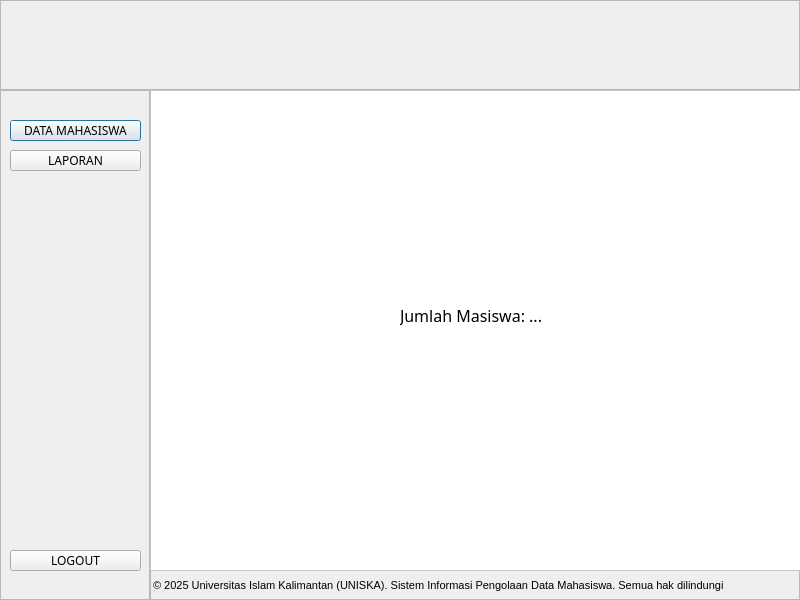
<?xml version="1.0" encoding="UTF-8"?>
<ui version="4.0">
 <class>Dialog</class>
 <widget class="QDialog" name="Dialog">
  <property name="geometry">
   <rect>
    <x>0</x>
    <y>0</y>
    <width>800</width>
    <height>600</height>
   </rect>
  </property>
  <property name="windowTitle">
   <string>Dialog</string>
  </property>
  <widget class="QFrame" name="frame">
   <property name="geometry">
    <rect>
     <x>0</x>
     <y>0</y>
     <width>800</width>
     <height>600</height>
    </rect>
   </property>
   <property name="styleSheet">
    <string notr="true"/>
   </property>
   <property name="frameShape">
    <enum>QFrame::StyledPanel</enum>
   </property>
   <property name="frameShadow">
    <enum>QFrame::Raised</enum>
   </property>
   <widget class="QFrame" name="frame_2">
    <property name="geometry">
     <rect>
      <x>0</x>
      <y>0</y>
      <width>800</width>
      <height>90</height>
     </rect>
    </property>
    <property name="frameShape">
     <enum>QFrame::StyledPanel</enum>
    </property>
    <property name="frameShadow">
     <enum>QFrame::Raised</enum>
    </property>
    <widget class="QLabel" name="label">
     <property name="geometry">
      <rect>
       <x>0</x>
       <y>0</y>
       <width>800</width>
       <height>90</height>
      </rect>
     </property>
     <property name="styleSheet">
      <string notr="true">border-image: url(:/images/img/header.png);</string>
     </property>
     <property name="text">
      <string/>
     </property>
    </widget>
   </widget>
   <widget class="QFrame" name="frame_3">
    <property name="geometry">
     <rect>
      <x>0</x>
      <y>90</y>
      <width>150</width>
      <height>511</height>
     </rect>
    </property>
    <property name="frameShape">
     <enum>QFrame::StyledPanel</enum>
    </property>
    <property name="frameShadow">
     <enum>QFrame::Raised</enum>
    </property>
    <widget class="QLabel" name="label_2">
     <property name="geometry">
      <rect>
       <x>0</x>
       <y>0</y>
       <width>150</width>
       <height>511</height>
      </rect>
     </property>
     <property name="styleSheet">
      <string notr="true">border-image: url(:/images/img/Navbar.png);</string>
     </property>
     <property name="text">
      <string/>
     </property>
    </widget>
    <widget class="QPushButton" name="pushButton">
     <property name="geometry">
      <rect>
       <x>10</x>
       <y>30</y>
       <width>131</width>
       <height>21</height>
      </rect>
     </property>
     <property name="font">
      <font>
       <family>Poppins</family>
       <pointsize>9</pointsize>
       <weight>50</weight>
       <italic>false</italic>
       <bold>false</bold>
      </font>
     </property>
     <property name="styleSheet">
      <string notr="true">font: 9pt &quot;Poppins&quot;;

QPushButton #pushButton {
    background-color: qlineargradient(
        spread:pad, 
        x1:0, y1:0, 
        x2:1, y2:0, 
        stop:0 rgba(11, 131, 120, 219), 
        stop:1 rgba(85, 98, 112, 226)
    );
    color: rgba(255, 255, 255, 210);
    border-radius: 5px;
    border: none;
}

QPushButton #pushButton:hover {
    background-color: qlineargradient(
        spread:pad, 
        x1:0, y1:0, 
        x2:1, y2:0, 
        stop:0 rgba(150, 123, 111, 219), 
        stop:1 rgba(85, 81, 84, 226)
    );
}

QPushButton #pushButton:pressed {
    padding-left: 5px;
    padding-top: 5px;
    background-color: rgba(150, 123, 111, 255);
}</string>
     </property>
     <property name="text">
      <string>DATA MAHASISWA</string>
     </property>
    </widget>
    <widget class="QPushButton" name="pushButton_2">
     <property name="geometry">
      <rect>
       <x>10</x>
       <y>60</y>
       <width>131</width>
       <height>21</height>
      </rect>
     </property>
     <property name="font">
      <font>
       <family>Poppins</family>
       <pointsize>9</pointsize>
       <weight>50</weight>
       <italic>false</italic>
       <bold>false</bold>
      </font>
     </property>
     <property name="styleSheet">
      <string notr="true">font: 9pt &quot;Poppins&quot;;

QPushButton #pushButton {
    background-color: qlineargradient(
        spread:pad, 
        x1:0, y1:0, 
        x2:1, y2:0, 
        stop:0 rgba(11, 131, 120, 219), 
        stop:1 rgba(85, 98, 112, 226)
    );
    color: rgba(255, 255, 255, 210);
    border-radius: 5px;
    border: none;
}

QPushButton #pushButton:hover {
    background-color: qlineargradient(
        spread:pad, 
        x1:0, y1:0, 
        x2:1, y2:0, 
        stop:0 rgba(150, 123, 111, 219), 
        stop:1 rgba(85, 81, 84, 226)
    );
}

QPushButton #pushButton:pressed {
    padding-left: 5px;
    padding-top: 5px;
    background-color: rgba(150, 123, 111, 255);
}</string>
     </property>
     <property name="text">
      <string>LAPORAN</string>
     </property>
    </widget>
    <widget class="QPushButton" name="pushButton_3">
     <property name="geometry">
      <rect>
       <x>10</x>
       <y>460</y>
       <width>131</width>
       <height>21</height>
      </rect>
     </property>
     <property name="font">
      <font>
       <family>Poppins</family>
       <pointsize>9</pointsize>
       <weight>50</weight>
       <italic>false</italic>
       <bold>false</bold>
      </font>
     </property>
     <property name="styleSheet">
      <string notr="true">font: 9pt &quot;Poppins&quot;;

QPushButton #pushButton {
    background-color: qlineargradient(
        spread:pad, 
        x1:0, y1:0, 
        x2:1, y2:0, 
        stop:0 rgba(11, 131, 120, 219), 
        stop:1 rgba(85, 98, 112, 226)
    );
    color: rgba(255, 255, 255, 210);
    border-radius: 5px;
    border: none;
}

QPushButton #pushButton:hover {
    background-color: qlineargradient(
        spread:pad, 
        x1:0, y1:0, 
        x2:1, y2:0, 
        stop:0 rgba(150, 123, 111, 219), 
        stop:1 rgba(85, 81, 84, 226)
    );
}

QPushButton #pushButton:pressed {
    padding-left: 5px;
    padding-top: 5px;
    background-color: rgba(150, 123, 111, 255);
}</string>
     </property>
     <property name="text">
      <string>LOGOUT</string>
     </property>
    </widget>
   </widget>
   <widget class="QFrame" name="frame_4">
    <property name="geometry">
     <rect>
      <x>150</x>
      <y>570</y>
      <width>651</width>
      <height>30</height>
     </rect>
    </property>
    <property name="frameShape">
     <enum>QFrame::StyledPanel</enum>
    </property>
    <property name="frameShadow">
     <enum>QFrame::Raised</enum>
    </property>
    <widget class="QLabel" name="label_3">
     <property name="geometry">
      <rect>
       <x>0</x>
       <y>0</y>
       <width>651</width>
       <height>30</height>
      </rect>
     </property>
     <property name="font">
      <font>
       <pointsize>8</pointsize>
      </font>
     </property>
     <property name="styleSheet">
      <string notr="true">border-image: url(:/images/img/Footer.png);</string>
     </property>
     <property name="text">
      <string> © 2025 Universitas Islam Kalimantan (UNISKA). Sistem Informasi Pengolaan Data Mahasiswa. Semua hak dilindungi</string>
     </property>
    </widget>
   </widget>
   <widget class="QFrame" name="frame_5">
    <property name="geometry">
     <rect>
      <x>150</x>
      <y>90</y>
      <width>651</width>
      <height>481</height>
     </rect>
    </property>
    <property name="styleSheet">
     <string notr="true">background-color: rgb(255, 255, 255);</string>
    </property>
    <property name="frameShape">
     <enum>QFrame::StyledPanel</enum>
    </property>
    <property name="frameShadow">
     <enum>QFrame::Raised</enum>
    </property>
    <widget class="QWidget" name="widget" native="true">
     <property name="geometry">
      <rect>
       <x>10</x>
       <y>10</y>
       <width>631</width>
       <height>461</height>
      </rect>
     </property>
     <property name="styleSheet">
      <string notr="true">background-color: rgb(255, 255, 255);</string>
     </property>
     <widget class="QLabel" name="label_4">
      <property name="geometry">
       <rect>
        <x>240</x>
        <y>190</y>
        <width>191</width>
        <height>51</height>
       </rect>
      </property>
      <property name="font">
       <font>
        <family>Poppins</family>
        <pointsize>12</pointsize>
        <weight>50</weight>
        <italic>false</italic>
        <bold>false</bold>
       </font>
      </property>
      <property name="styleSheet">
       <string notr="true">font: 12pt &quot;Poppins&quot;;</string>
      </property>
      <property name="text">
       <string>Jumlah Masiswa: ...</string>
      </property>
     </widget>
    </widget>
   </widget>
  </widget>
 </widget>
 <resources>
  <include location="../res.qrc"/>
 </resources>
 <connections/>
</ui>
